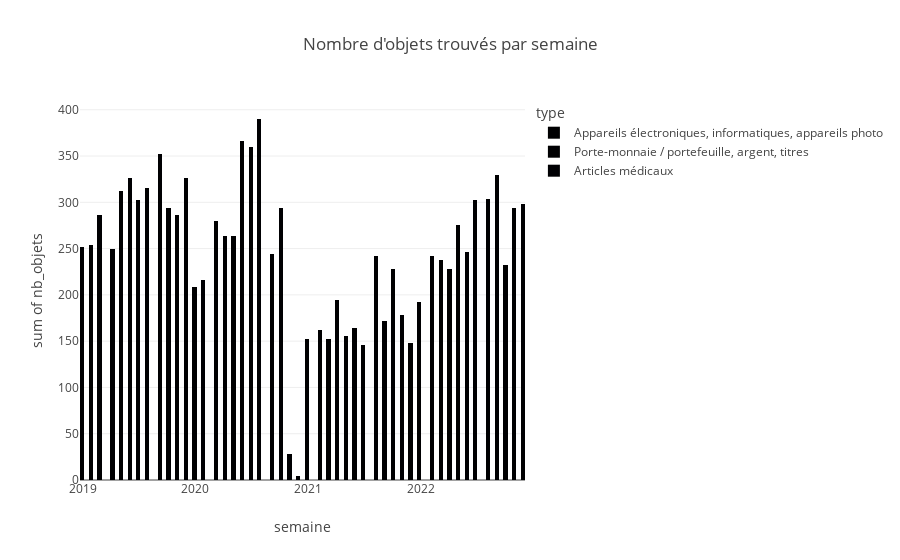

This figure's notebook cell:
### Markdown cell above
#### Requeter pour avoir une base de données complète

### Code cell
import sqlite3
import pandas as pd
import plotly.express as px 
import streamlit as st

# Se connecter à la base de données
connexion = sqlite3.connect("base.db")

# Définir les types d'objets à inclure
objets_inclus = ['Porte-monnaie / portefeuille, argent, titres', 'Appareils électroniques, informatiques, appareils photo', 'Articles médicaux']

# Récupérer les données entre 2019 et 2022
sql = "SELECT strftime('%Y-%W', date) AS semaine, type, COUNT(*) AS nb_objets FROM Objets_trouves WHERE type IN ({}) AND date BETWEEN '2019-01-01' AND '2022-12-31' GROUP BY semaine"
placeholders = ','.join(['?']*len(objets_inclus))
sql = sql.format(placeholders)
df = pd.read_sql_query(sql, connexion, params=objets_inclus)

# Calculer la somme du nombre d'objets trouvés par semaine
df_grouped = df.groupby(['semaine','type']).sum().reset_index()

# Afficher l'histogramme plotly
fig = px.histogram(df_grouped, x="semaine", y="nb_objets", barmode="stack", color='type', title="Nombre d'objets trouvés par semaine",nbins=200)
fig.show()

### Figure 1 — Plotly figure (JSON) as saved in the notebook; plotly's stock layout.template omitted (floating-point values rounded to 4 significant figures)
{"data": [{"alignmentgroup": "True", "bingroup": "x", "histfunc": "sum", "hovertemplate": "type=Appareils électroniques, informatiques, appareils photo<br>semaine=%{x}<br>sum of nb_objets=%{y}<extra></extra>", "legendgroup": "Appareils électroniques, informatiques, appareils photo", "marker": {"color": "#000001", "pattern": {"shape": ""}}, "name": "Appareils électroniques, informatiques, appareils photo", "nbinsx": 200, "offsetgroup": "Appareils électroniques, informatiques, appareils photo", "orientation": "v", "showlegend": true, "type": "histogram", "x": ["2019-00", "2019-02", "2019-05", "2019-08", "2019-11", "2019-14", "2019-15", "2019-16", "2019-21", "2019-22", "2019-24", "2019-25", "2019-28", "2019-29", "2019-31", "2019-32", "2019-33", "2019-34", "2019-37", "2019-38", "2019-40", "2019-41", "2019-43", "2019-45", "2019-47", "2019-48", "2019-51", "2020-01", "2020-03", "2020-05", "2020-06", "2020-07", "2020-09", "2020-18", "2020-25", "2020-27", "2020-28", "2020-29", "2020-30", "2020-33", "2020-34", "2020-39", "2020-41", "2020-47", "2020-50", "2020-51", "2021-01", "2021-02", "2021-03", "2021-05", "2021-06", "2021-07", "2021-10", "2021-12", "2021-14", "2021-15", "2021-16", "2021-17", "2021-18", "2021-19", "2021-20", "2021-21", "2021-22", "2021-23", "2021-24", "2021-26", "2021-28", "2021-30", "2021-31", "2021-33", "2021-34", "2021-35", "2021-37", "2021-38", "2021-42", "2021-45", "2021-46", "2021-48", "2021-49", "2021-50", "2021-51", "2021-52", "2022-00", "2022-01", "2022-03", "2022-04", "2022-05", "2022-07", "2022-08", "2022-09", "2022-10", "2022-11", "2022-14", "2022-15", "2022-16", "2022-19", "2022-20", "2022-21", "2022-23", "2022-26", "2022-29", "2022-30", "2022-31", "2022-36", "2022-37", "2022-38", "2022-39", "2022-40", "2022-45", "2022-49", "2022-50", "2022-51"], "xaxis": "x", "y": [238, 254, 312, 316, 286, 296, 322, 300, 302, 372, 324, 404, 356, 306, 322, 286, 338, 320, 398, 262, 366, 278, 326, 310, 298, 208, 134, 208, 280, 264, 366, 360, 244, 2, 208, 248, 208, 178, 260, 224, 242, 200, 228, 88, 166, 142, 152, 162, 152, 156, 164, 146, 228, 148, 168, 120, 136, 106, 156, 150, 228, 160, 234, 250, 242, 240, 222, 216, 256, 218, 242, 244, 264, 224, 256, 264, 268, 282, 286, 302, 200, 212, 26, 192, 238, 228, 276, 302, 304, 330, 232, 294, 322, 316, 272, 294, 298, 272, 356, 354, 332, 316, 326, 268, 294, 354, 358, 330, 296, 272, 294, 286], "yaxis": "y"}, {"alignmentgroup": "True", "bingroup": "x", "histfunc": "sum", "hovertemplate": "type=Porte-monnaie / portefeuille, argent, titres<br>semaine=%{x}<br>sum of nb_objets=%{y}<extra></extra>", "legendgroup": "Porte-monnaie / portefeuille, argent, titres", "marker": {"color": "#000002", "pattern": {"shape": ""}}, "name": "Porte-monnaie / portefeuille, argent, titres", "nbinsx": 200, "offsetgroup": "Porte-monnaie / portefeuille, argent, titres", "orientation": "v", "showlegend": true, "type": "histogram", "x": ["2019-01", "2019-03", "2019-04", "2019-06", "2019-07", "2019-09", "2019-10", "2019-12", "2019-13", "2019-17", "2019-18", "2019-19", "2019-20", "2019-23", "2019-26", "2019-27", "2019-30", "2019-35", "2019-36", "2019-39", "2019-42", "2019-44", "2019-49", "2019-50", "2019-52", "2020-00", "2020-04", "2020-08", "2020-10", "2020-11", "2020-12", "2020-13", "2020-14", "2020-16", "2020-17", "2020-19", "2020-20", "2020-21", "2020-22", "2020-23", "2020-26", "2020-31", "2020-32", "2020-35", "2020-36", "2020-37", "2020-38", "2020-40", "2020-42", "2020-43", "2020-44", "2020-45", "2020-46", "2020-48", "2020-49", "2020-52", "2021-04", "2021-08", "2021-09", "2021-13", "2021-25", "2021-27", "2021-29", "2021-32", "2021-36", "2021-39", "2021-41", "2021-43", "2021-44", "2021-47", "2022-02", "2022-06", "2022-12", "2022-17", "2022-18", "2022-22", "2022-24", "2022-25", "2022-27", "2022-32", "2022-33", "2022-34", "2022-35", "2022-41", "2022-42", "2022-43", "2022-44", "2022-47", "2022-48", "2022-52"], "xaxis": "x", "y": [252, 286, 250, 326, 302, 352, 294, 326, 308, 324, 316, 294, 316, 296, 428, 320, 250, 314, 312, 276, 290, 324, 152, 220, 122, 156, 264, 390, 294, 28, 4, 4, 4, 2, 2, 42, 62, 146, 130, 120, 198, 220, 190, 198, 208, 250, 212, 170, 234, 186, 156, 64, 90, 98, 140, 104, 194, 242, 172, 178, 262, 218, 234, 218, 218, 324, 314, 190, 300, 206, 242, 246, 298, 342, 266, 388, 392, 316, 310, 382, 290, 330, 336, 296, 392, 344, 238, 278, 322, 174], "yaxis": "y"}, {"alignmentgroup": "True", "bingroup": "x", "histfunc": "sum", "hovertemplate": "type=Articles médicaux<br>semaine=%{x}<br>sum of nb_objets=%{y}<extra></extra>", "legendgroup": "Articles médicaux", "marker": {"color": "#000003", "pattern": {"shape": ""}}, "name": "Articles médicaux", "nbinsx": 200, "offsetgroup": "Articles médicaux", "orientation": "v", "showlegend": true, "type": "histogram", "x": ["2019-46", "2020-02", "2020-24", "2021-00", "2021-11", "2021-40", "2022-13", "2022-28", "2022-46"], "xaxis": "x", "y": [368, 216, 146, 22, 178, 248, 296, 264, 338], "yaxis": "y"}], "layout": {"barmode": "stack", "legend": {"title": {"text": "type"}, "tracegroupgap": 0}, "title": {"text": "Nombre d'objets trouvés par semaine"}, "xaxis": {"anchor": "y", "domain": [0, 1], "title": {"text": "semaine"}}, "yaxis": {"anchor": "x", "domain": [0, 1], "title": {"text": "sum of nb_objets"}}}}
